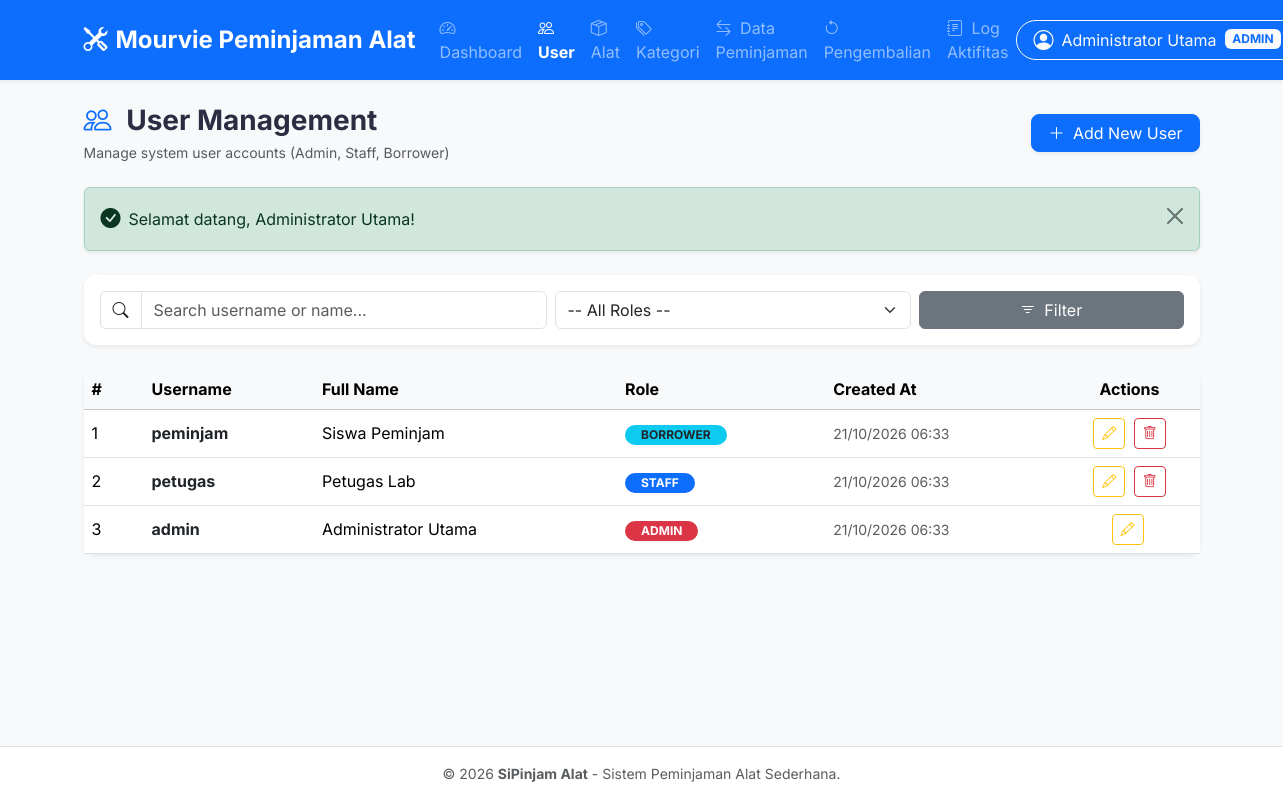
/users.php (signed in), run on the app's committed database.
### tables this page shows
CREATE TABLE `users` (
  `id_user` INT AUTO_INCREMENT PRIMARY KEY,
  `username` VARCHAR(50) NOT NULL UNIQUE,
  `password` VARCHAR(255) NOT NULL,
  `nama_lengkap` VARCHAR(100) NOT NULL,
  `role` ENUM('admin', 'petugas', 'peminjam') NOT NULL DEFAULT 'peminjam',
  `created_at` DATETIME DEFAULT CURRENT_TIMESTAMP
);

### users.php (called while the page is built)
<?php
require_once __DIR__ . '/assets/users.php';

### assets/users.php (the view, shortened to what this page needs)
<?php
require_once __DIR__ . '/config.php';
$search = sanitize($_GET['q'] ?? '');
$sql = "SELECT * FROM users WHERE 1=1";
$params = [];
$sql .= " ORDER BY id_user DESC";
$stmt = $pdo->prepare($sql);
$stmt->execute($params);
$users = $stmt->fetchAll();
$active_page = 'users';
require_once __DIR__ . '/header.php';
require_once __DIR__ . '/navbar.php';
?>
<div class="container py-4">
    <div class="d-flex flex-column flex-md-row justify-content-between align-items-md-center gap-3 mb-4">
        <div>
            <h3 class="fw-bold mb-1"><i class="bi bi-people text-primary me-2"></i> User Management</h3>
            <p class="text-muted small mb-0">Manage system user accounts (Admin, Staff, Borrower)</p>
        </div>
        <button class="btn btn-primary rounded-3 px-3 shadow-sm" data-bs-toggle="modal" data-bs-target="#modalTambahUser">
            <i class="bi bi-plus-lg me-1"></i> Add New User
        </button>
    </div>
    <?= get_flash_message() ?>
    <div class="card shadow-sm mb-4">
        <div class="card-body py-3">
            <form action="" method="GET" class="row g-2 align-items-center">
                <div class="col-12 col-md-5">
                    <div class="input-group">
                        <span class="input-group-text bg-white"><i class="bi bi-search"></i></span>
                        <input type="text" name="q" class="form-control" placeholder="Search username or name..." value="<?= htmlspecialchars($search) ?>">
                    </div>
                </div>
                <div class="col-12 col-md-4">
                    <select name="role" class="form-select">
                        <option value="">-- All Roles --</option>
                    </select>
                </div>
                <div class="col-12 col-md-3 d-flex gap-2">
                    <button type="submit" class="btn btn-secondary w-100"><i class="bi bi-filter me-1"></i> Filter</button>
                </div>
            </form>
        </div>
    </div>
    <div class="card shadow-sm">
        <div class="card-body p-0">
            <div class="table-responsive">
                <table class="table table-hover align-middle mb-0">
                    <thead class="table-light">
                        <tr>
                            <th style="width: 60px;">#</th>
                            <th>Username</th>
                            <th>Full Name</th>
                            <th>Role</th>
                            <th>Created At</th>
                            <th style="width: 140px;" class="text-center">Actions</th>
                        </tr>
                    </thead>
                    <tbody>
                        <?php if (empty($users)): ?>
                            <tr><td colspan="6" class="text-center py-4 text-muted">No users found.</td></tr>
                        <?php else: ?>
                            <?php foreach ($users as $index => $u): ?>
                                <tr>
                                    <td><?= $index + 1 ?></td>
                                    <td class="fw-bold text-dark"><?= htmlspecialchars($u['username']) ?></td>
                                    <td><?= htmlspecialchars($u['nama_lengkap']) ?></td>
                                    <td>
                                        <?php if ($u['role'] === 'admin'): ?>
                                            <span class="badge bg-danger rounded-pill px-3">ADMIN</span>
                                        <?php elseif ($u['role'] === 'petugas'): ?>
                                            <span class="badge bg-primary rounded-pill px-3">STAFF</span>
                                        <?php else: ?>
                                            <span class="badge bg-info text-dark rounded-pill px-3">BORROWER</span>
                                        <?php endif; ?>
                                    </td>
                                    <td class="small text-muted"><?= date('d/m/Y H:i', strtotime($u['created_at'])) ?></td>
                                    <td class="text-center">
                                        <button class="btn btn-sm btn-outline-warning me-1" data-bs-toggle="modal" data-bs-target="#modalEditUser<?= $u['id_user'] ?>">
                                            <i class="bi bi-pencil"></i>
                                        </button>
                                        <?php if ($u['id_user'] !== $_SESSION['user']['id_user']): ?>
                                            <form action="" method="POST" class="d-inline" onsubmit="return confirmAction('Delete user <?= htmlspecialchars($u['username']) ?>?');">
                                                <button type="submit" class="btn btn-sm btn-outline-danger"><i class="bi bi-trash"></i></button>
                                            </form>
                                        <?php endif; ?>
                                    </td>
                                </tr>
                            <?php endforeach; ?>
                        <?php endif; ?>
                    </tbody>
                </table>
            </div>
        </div>
    </div>
</div>
<?php require_once __DIR__ . '/footer.php'; ?>

### assets/navbar.php (shortened to what this page needs)
<?php
$current_user = $_SESSION['user'] ?? null;
$role = $current_user['role'] ?? '';
$active_page = $active_page ?? '';
?>
<nav class="navbar navbar-expand-lg navbar-dark bg-primary shadow-sm sticky-top">
    <div class="container">
        <a class="navbar-brand d-flex align-items-center fw-bold fs-4" href="index.php">
            <i class="bi bi-tools me-2"></i> Mourvie Peminjaman Alat
        </a>
        <div class="collapse navbar-collapse" id="navbarNav">
            <ul class="navbar-nav me-auto mb-2 mb-lg-0">
                <?php if ($role === 'admin'): ?>
                    <li class="nav-item">
                        <a class="nav-link <?= $active_page === 'dashboard' ? 'active fw-bold' : '' ?>" href="index.php">
                            <i class="bi bi-speedometer2 me-1"></i> Dashboard
                        </a>
                    </li>
                    <li class="nav-item">
                        <a class="nav-link <?= $active_page === 'users' ? 'active fw-bold' : '' ?>" href="users.php">
                            <i class="bi bi-people me-1"></i> User
                        </a>
                    </li>
                    <li class="nav-item">
                        <a class="nav-link <?= $active_page === 'alat' ? 'active fw-bold' : '' ?>" href="alat.php">
                            <i class="bi bi-box-seam me-1"></i> Alat
                        </a>
                    </li>
                    <li class="nav-item">
                        <a class="nav-link <?= $active_page === 'kategori' ? 'active fw-bold' : '' ?>" href="kategori.php">
                            <i class="bi bi-tags me-1"></i> Kategori
                        </a>
                    </li>
                    <li class="nav-item">
                        <a class="nav-link <?= $active_page === 'peminjaman' ? 'active fw-bold' : '' ?>" href="peminjaman.php">
                            <i class="bi bi-arrow-left-right me-1"></i> Data Peminjaman
                        </a>
                    </li>
                    <li class="nav-item">
                        <a class="nav-link <?= $active_page === 'pengembalian' ? 'active fw-bold' : '' ?>" href="pengembalian.php">
                            <i class="bi bi-arrow-counterclockwise me-1"></i> Pengembalian
                        </a>
                    </li>
                    <li class="nav-item">
                        <a class="nav-link <?= $active_page === 'log' ? 'active fw-bold' : '' ?>" href="log.php">
                            <i class="bi bi-journal-text me-1"></i> Log Aktifitas
                        </a>
                    </li>
                <?php endif; ?>
            </ul>
            <div class="d-flex align-items-center gap-2">
                <?php if ($current_user): ?>
                    <div class="dropdown">
                        <button class="btn btn-outline-light dropdown-toggle d-flex align-items-center gap-1 py-1 px-3 rounded-pill" type="button" data-bs-toggle="dropdown">
                            <i class="bi bi-person-circle fs-5"></i>
                            <span class="d-none d-md-inline ms-1"><?= htmlspecialchars($current_user['nama_lengkap']) ?></span>
                            <span class="badge bg-light text-primary ms-1 text-uppercase small"><?= htmlspecialchars($current_user['role']) ?></span>
                        </button>
                    </div>
                <?php else: ?>
                    <a href="login.php" class="btn btn-light text-primary font-weight-bold btn-sm rounded-pill px-3">
                        <i class="bi bi-box-arrow-in-right me-1"></i> Login
                    </a>
                <?php endif; ?>
            </div>
        </div>
    </div>
</nav>

### assets/css/style.css (style rules this page uses)
body { font-family: 'Inter', system-ui, sans-serif; color: #2b2d42; background-color: #f4f6f9; }
.card { border: none; border-radius: 12px; transition: transform .2s ease, box-shadow .2s ease; }

### data on the page
users: nama_lengkap "Administrator Utama", role "ADMIN", username "admin", created_at "21/10/2026 06:33"
users: username "peminjam", nama_lengkap "Siswa Peminjam", role "BORROWER", created_at "21/10/2026 06:33"
users: username "petugas", nama_lengkap "Petugas Lab", role "STAFF", created_at "21/10/2026 06:33"

### other printed values
$f['pesan'] "Selamat datang, Administrator Utama!"
